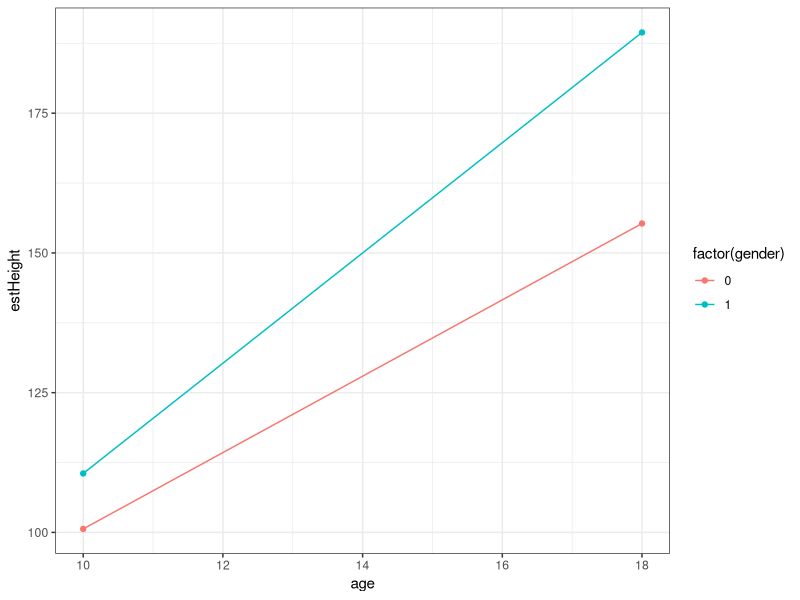

Generate this figure with R: (Note: this script raises an error after producing the figure.)
## ---- chunk 1
library(ggplot2)
## ---- chunk 2
### Create a dataset for development level
set.seed(2017) # Set random number seed for replicability
# Create a simulated dataset
develop <- data.frame(gender = sample(0:1, 100, replace = T), 
                      age = sample(10:18, 100, replace = T))
# Calculate the height based on other variables
develop$height <- 100 + develop$gender * -20 + (develop$age-10) * 7 + 
  develop$age * develop$gender * 3 + rnorm(mean = 0, sd = 5, 100)

### Create a dataset for rent
# Set random number seed for replicability
set.seed(2017)
# Create a simulated dataset
rent <- data.frame(beds = sample(1:5, 100, replace = T), 
                   baths = sample(1:2, 100, replace = T), 
                   sqft = round(rnorm(100, mean = 1000, sd = 200)), 
                   hood = sample(LETTERS[1:5], 100, replace = T))
# Calculate the rent based on other variables
rent$rent <- 200 + 150 * rent$beds - .50 * rent$sqft + .25 * rent$sqft * rent$beds+
  50 * rent$baths - 20 * as.numeric(rent$hood) + rnorm(100, mean=0, sd=80)
# Order the dataset by number of beds
rent <- rent[order(rent$beds, rent$sqft), ]
## ---- chunk 3
summary(develop)
## ---- chunk 4
summary(rent)
## ---- chunk 5
develop_lm_0 <- lm(height ~ gender + age, data = develop)
summary(develop_lm_0)
## ---- chunk 6
develop_lm_1 <- lm(height ~ gender + age + gender * age, data = develop)
## ---- chunk 7
summary(develop_lm_1)
## ---- chunk 8
predict(develop_lm_1, newdata = data.frame(gender = 0, age = 10))
## ---- chunk 9
predict(develop_lm_1, newdata = data.frame(gender = 1, age = 10))
## ---- chunk 10
predict(develop_lm_1, newdata = data.frame(gender = 0, age = 18))
## ---- chunk 11
predict(develop_lm_1, newdata = data.frame(gender = 1, age = 18))
## ---- chunk 12
newDevelop <- data.frame(gender = c(0, 1, 0, 1), age = c(10, 10, 18, 18))
newDevelop$estHeight <- predict(develop_lm_1, newdata = newDevelop)
newDevelop
## ---- chunk 13
qplot(x = age, y = estHeight, col = factor(gender), data = newDevelop) +
  geom_line() +
  theme_bw()
## ---- chunk 14
rent_lm_0 <- lm(rent ~ beds + baths + sqft, data = rent)
summary(rent_lm_0)
## ---- chunk 15
rent_lm_1 <- lm(rent ~ beds + baths + sqft + beds * sqft, data = rent)
summary(rent_lm_1)
## ---- chunk 16
sqft <- unname(quantile(rent$sqft)[2]) # check out the output of quantile function
baths <- mean(rent$baths) # fixing baths at mean values
beds <- 1:5 # Varying beds from 1 to 5
# Check out what data.frame(beds, baths, sqft) does
atQ1 <- predict(rent_lm_1, newdata = data.frame(beds, baths, sqft)) 
## ---- chunk 17
sqft <- mean(rent$sqft) # mean level
baths <- mean(rent$baths) # mean level
beds <- 1:5 # varying 1 to 5
# estimating rent based on new values
atMean <- predict(rent_lm_1, newdata = data.frame(beds, baths, sqft))
## ---- chunk 18
sqft <- unname(quantile(rent$sqft)[4]) # 3rd quartile
baths <- mean(rent$baths) # mean level
beds <- 1:5 # varying
# estimating rent
atQ3 <- predict(rent_lm_1, newdata = data.frame(beds, baths, sqft)) 
## ---- chunk 19
## Creating a data frame to hold estimates
# This gets the rent estimates from previous estimations
estimates<-data.frame(rent = c(atQ1, atMean, atQ3), 
                      # This puts the correct number of beds next to each estimate
                      beds = rep(1:5, 3), 
                      # This is the sqft used in estimation (Q1, Mean, Q3)
                      sqft = rep(c(871, 1006, 1116), each=5)) 
# Alternatively you can create a new dataset and save predicted rent values as we did in the develop data.
estimates # Let us inspect the results
## ---- chunk 20
qplot(data = estimates, x = beds, y = rent, col = factor(sqft)) + geom_line()
## ---- chunk 21
save(list = ls(pattern = "develop*"), file = "data/develop_fit")
save(list = ls(pattern = "rent*"), file = "data/rent_fit")
